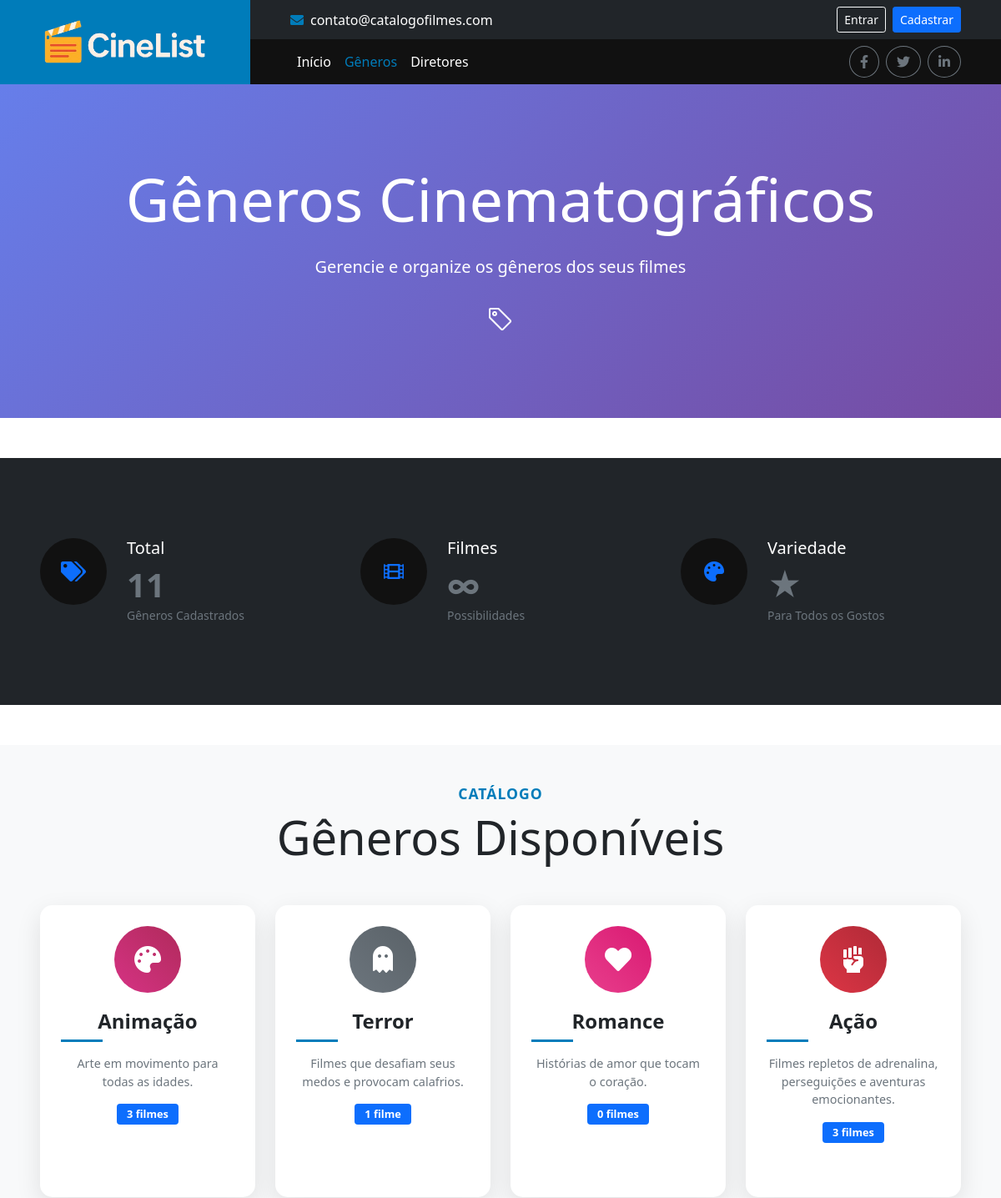
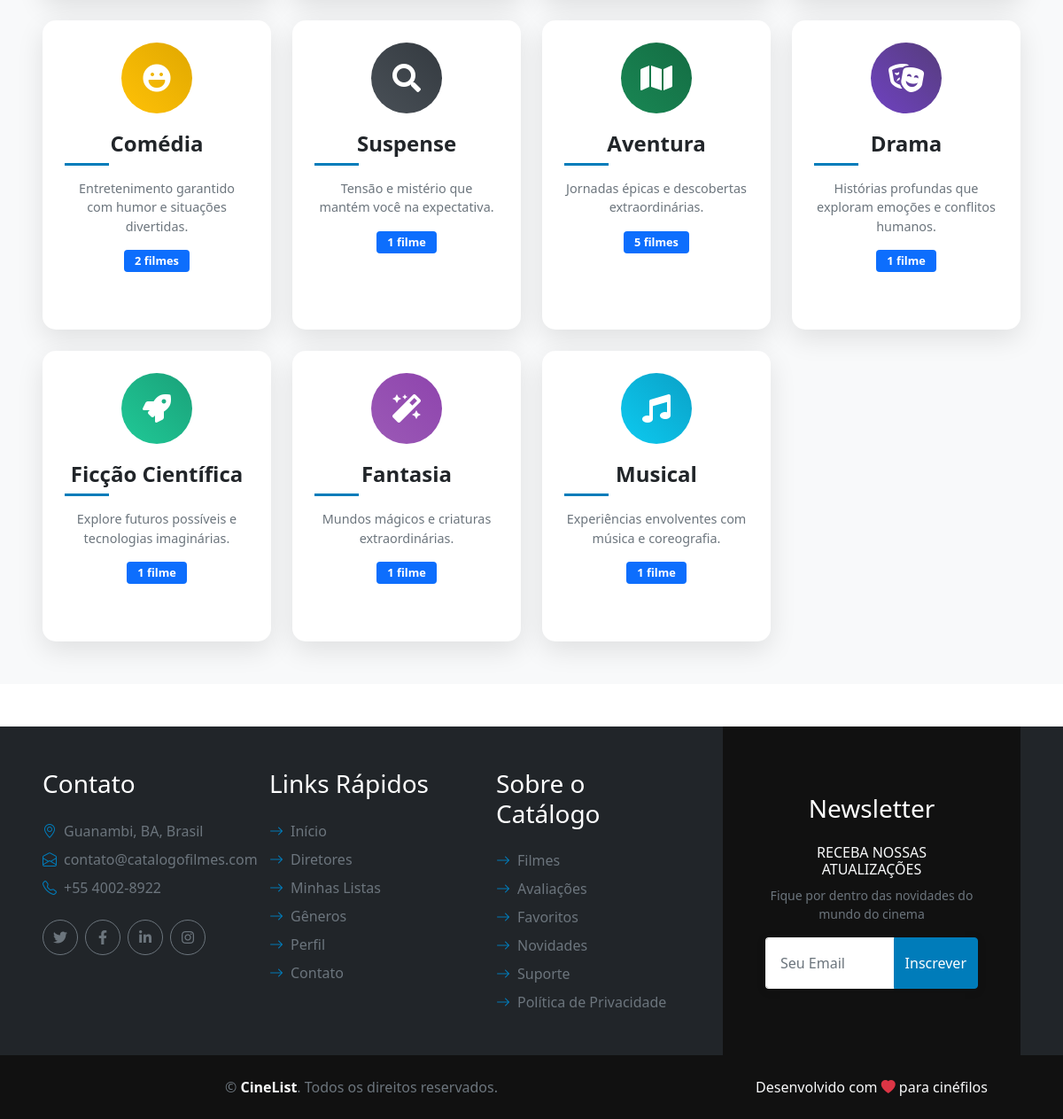
The page /generos/ on the database its author committed (2 pictures, top to bottom).
### genero/models.py (models this page shows, shortened)
class Genero(models.Model):
    nome = models.CharField(max_length=100)

### genero/views.py (the view)
# urls.py: path('', GeneroListView.as_view(), name='listar_generos'),
class GeneroListView(ListView):
    model = Genero
    template_name = 'genero/listar.html'
    context_object_name = 'generos'

### templates/genero/listar.html (shortened to what this page needs)
{% extends 'base.html' %}
{% block content %}
    <div class="container-fluid hero-section d-flex align-items-center" style="background: linear-gradient(135deg, #667eea 0%, #764ba2 100%);">
        <div class="container" >
            <div class="row g-5 py-5">
                <div class="col-12 text-center wow fadeIn" data-wow-delay="0.1s">
                    <h1 class="display-2 text-white mb-4">Gêneros Cinematográficos</h1>
                    <p class="lead text-white mb-4">Gerencie e organize os gêneros dos seus filmes</p>
                    <i class="bi bi-tag animate-up-down text-white" style="font-size: 2rem;"></i>
                </div>
            </div>
        </div>
    </div>
    <div class="container-fluid stats-section p-5 my-5">
        <div class="row gx-5 gy-4 py-5 justify-content-center">
            <div class="col-lg-4 col-md-6 wow fadeIn" data-wow-delay="0.1s">
                <div class="d-flex">
                    <div class="stats-icon">
                        <i class="fa fa-tags fs-4 text-primary"></i>
                    </div>
                    <div class="ps-4">
                        <h5 class="text-white">Total</h5>
                        <h1 class="stats-number">{{ generos|length }}</h1>
                        <small class="text-secondary">Gêneros Cadastrados</small>
                    </div>
                </div>
            </div>
            <div class="col-lg-4 col-md-6 wow fadeIn" data-wow-delay="0.2s">
                <div class="d-flex">
                    <div class="stats-icon">
                        <i class="fa fa-film fs-4 text-primary"></i>
                    </div>
                    <div class="ps-4">
                        <h5 class="text-white">Filmes</h5>
                        <h1 class="stats-number">∞</h1>
                        <small class="text-secondary">Possibilidades</small>
                    </div>
                </div>
            </div>
            <div class="col-lg-4 col-md-6 wow fadeIn" data-wow-delay="0.3s">
                <div class="d-flex">
                    <div class="stats-icon">
                        <i class="fa fa-palette fs-4 text-primary"></i>
                    </div>
                    <div class="ps-4">
                        <h5 class="text-white">Variedade</h5>
                        <h1 class="stats-number">★</h1>
                        <small class="text-secondary">Para Todos os Gostos</small>
                    </div>
                </div>
            </div>
        </div>
    </div>
    <div class="container-fluid p-5 bg-light">
        <div class="mb-5 text-center wow fadeIn" data-wow-delay="0.1s">
            <h5 class="section-title">Catálogo</h5>
            <h1 class="display-4 mb-0">Gêneros Disponíveis</h1>
        </div>
        {% if generos %}
            <div class="row g-4">
                {% for genero in generos %}
                    <div class="col-lg-3 col-md-4 col-sm-6 wow fadeIn" data-wow-delay="0.{{ forloop.counter }}s">
                        <div class="genre-card" data-genre="{{ genero.nome }}">
                            <div class="genre-icon">
                                {% if genero.nome == "Ação" %}
                                    <i class="fas fa-fist-raised"></i>
                                {% elif genero.nome == "Drama" %}
                                    <i class="fas fa-theater-masks"></i>
                                {% elif genero.nome == "Comédia" %}
                                    <i class="fas fa-laugh"></i>
                                {% elif genero.nome == "Terror" %}
                                    <i class="fas fa-ghost"></i>
                                {% elif genero.nome == "Ficção Científica" %}
                                    <i class="fas fa-rocket"></i>
                                {% elif genero.nome == "Romance" %}
                                    <i class="fas fa-heart"></i>
                                {% elif genero.nome == "Documentário" %}
                                    <i class="fas fa-video"></i>
                                {% elif genero.nome == "Aventura" %}
                                    <i class="fas fa-map"></i>
                                {% elif genero.nome == "Animação" %}
                                    <i class="fas fa-palette"></i>
                                {% elif genero.nome == "Suspense" %}
                                    <i class="fas fa-search"></i>
                                {% elif genero.nome == "Musical" %}
                                    <i class="fas fa-music"></i>
                                {% elif genero.nome == "Fantasia" %}
                                    <i class="fas fa-magic"></i>
                                {% elif genero.nome == "Guerra" %}
                                    <i class="fas fa-shield-alt"></i>
                                {% elif genero.nome == "Western" %}
                                    <i class="fas fa-hat-cowboy"></i>
                                {% elif genero.nome == "Policial" %}
                                    <i class="fas fa-user-secret"></i>
                                {% elif genero.nome == "Biografia" %}
                                    <i class="fas fa-user-circle"></i>
                                {% elif genero.nome == "História" %}
                                    <i class="fas fa-landmark"></i>
                                {% elif genero.nome == "Esporte" %}
                                    <i class="fas fa-running"></i>
                                {% else %}
                                    <i class="fas fa-film"></i>
                                {% endif %}
                            </div>
                            <div class="genre-content">
                                <h4 class="genre-title">{{ genero.nome }}</h4>
                                <p class="genre-description">
                                    {% if genero.nome == "Ação" %}
                                        Filmes repletos de adrenalina, perseguições e aventuras emocionantes.
                                    {% elif genero.nome == "Drama" %}
                                        Histórias profundas que exploram emoções e conflitos humanos.
                                    {% elif genero.nome == "Comédia" %}
                                        Entretenimento garantido com humor e situações divertidas.
                                    {% elif genero.nome == "Terror" %}
                                        Filmes que desafiam seus medos e provocam calafrios.
                                    {% elif genero.nome == "Ficção Científica" %}
                                        Explore futuros possíveis e tecnologias imaginárias.
                                    {% elif genero.nome == "Romance" %}
                                        Histórias de amor que tocam o coração.
                                    {% elif genero.nome == "Documentário" %}
                                        Realidade capturada em narrativas verdadeiras.
                                    {% elif genero.nome == "Aventura" %}
                                        Jornadas épicas e descobertas extraordinárias.
                                    {% elif genero.nome == "Animação" %}
                                        Arte em movimento para todas as idades.
                                    {% elif genero.nome == "Suspense" %}
                                        Tensão e mistério que mantém você na expectativa.
                                    {% elif genero.nome == "Musical" %}
                                        Experiências envolventes com música e coreografia.
                                    {% elif genero.nome == "Fantasia" %}
                                        Mundos mágicos e criaturas extraordinárias.
                                    {% elif genero.nome == "Guerra" %}
                                        Épicos de conflitos e histórias de coragem.
                                    {% elif genero.nome == "Western" %}
                                        Aventuras no velho oeste americano.
                                    {% elif genero.nome == "Policial" %}
                                        Investigações criminais e mistérios urbanos.
                                    {% elif genero.nome == "Biografia" %}
                                        Vidas reais contadas com arte e precisão.
                                    {% elif genero.nome == "História" %}
                                        Eventos históricos que moldaram o mundo.
                                    {% elif genero.nome == "Esporte" %}
                                        Competições e histórias de superação atlética.
                                    {% else %}
                                        Um gênero único com suas próprias características especiais.
                                    {% endif %}
                                </p>
                                <div class="genre-stats">
                                    <span class="badge bg-primary">{{ genero.filmes.count }} filme{{ genero.filmes.count|pluralize:"s" }}</span>
                                </div>
                            </div>
                        </div>
                    </div>
                {% endfor %}
            </div>
        {% endif %}
    </div>
{% endblock %}

### static/css/footer.css (style rules this page uses)
.hero-section { background: linear-gradient(rgba(0, 0, 0, 0.5), rgba(0, 0, 0, 0.5)), url('https://images.unsplash.com/photo-1489599651688-8e0b0e2be2b3?ixlib=rb-4.0.3&ixid=M3wxMjA3fDB8MHxwaG90by1wYWdlfHx8fGVufDB8fHx8fA%3D%3D&auto=format&fit=crop&w=2070&q=80'); background-size: cover; background-position: center; min-height: 400px; color: white; }
.section-title { color: #007cba; font-weight: 600; font-size: 1.1rem; text-transform: uppercase; letter-spacing: 1px; }
.stats-section { background-color: #212529; color: white; }
.stats-icon { width: 80px; height: 80px; background: #111111; border-radius: 50%; display: flex; align-items: center; justify-content: center; }
.stats-number { font-size: 2.5rem; font-weight: bold; color: #6c757d; margin: 0; }
.genre-title { color: #212529; font-size: 2rem; font-weight: 600; margin-bottom: 30px; position: relative; padding-bottom: 10px; }
.genre-title::after { content: ''; position: absolute; bottom: 0; left: 0; width: 50px; height: 3px; background: #007cba; }
.animate-up-down { animation: bounce 2s infinite; }
.wow { visibility: hidden; }
.genre-card { background: white; border-radius: 15px; box-shadow: 0 10px 30px rgba(0, 0, 0, 0.1); transition: transform 0.3s ease, box-shadow 0.3s ease; overflow: hidden; position: relative; padding: 25px; text-align: center; height: 100%; display: flex; flex-direction: column; }
.genre-icon { width: 80px; height: 80px; margin: 0 auto 20px; background: linear-gradient(45deg, #007cba, #005a8a); border-radius: 50%; display: flex; align-items: center; justify-content: center; font-size: 2rem; color: white; transition: transform 0.3s ease; }
.genre-content { flex-grow: 1; margin-bottom: 20px; }
.genre-title { color: #212529; font-size: 1.5rem; font-weight: 600; margin-bottom: 15px; }
.genre-description { color: #6c757d; font-size: 0.9rem; line-height: 1.5; margin-bottom: 15px; }
.genre-stats { margin-bottom: 20px; }
.genre-stats .badge { font-size: 0.8rem; padding: 6px 12px; }
.genre-card[data-genre="Ação"] .genre-icon { background: linear-gradient(45deg, #dc3545, #b02a37); }
.genre-card[data-genre="Drama"] .genre-icon { background: linear-gradient(45deg, #6f42c1, #563d7c); }
.genre-card[data-genre="Comédia"] .genre-icon { background: linear-gradient(45deg, #ffc107, #e0a800); }
.genre-card[data-genre="Terror"] .genre-icon { background: linear-gradient(45deg, #6c757d, #5a6268); }
.genre-card[data-genre="Romance"] .genre-icon { background: linear-gradient(45deg, #e83e8c, #d91a72); }
.genre-card[data-genre="Ficção Científica"] .genre-icon { background: linear-gradient(45deg, #20c997, #1aa179); }
.genre-card[data-genre="Aventura"] .genre-icon { background: linear-gradient(45deg, #198754, #146c43); }
.genre-card[data-genre="Animação"] .genre-icon { background: linear-gradient(45deg, #d63384, #b02a5b); }
.genre-card[data-genre="Suspense"] .genre-icon { background: linear-gradient(45deg, #495057, #343a40); }
.genre-card[data-genre="Musical"] .genre-icon { background: linear-gradient(45deg, #0dcaf0, #0aa1c7); }
.genre-card[data-genre="Fantasia"] .genre-icon { background: linear-gradient(45deg, #9b59b6, #8e44ad); }
.fadeIn { animation-name: fadeIn; }

### rows shown on the page
Genero: nome "Animação", shows "Arte em movimento para todas as idades.", filmes.count "3"
Genero: nome "Terror", shows "Filmes que desafiam seus medos e provocam calafrios.", filmes.count "1"
Genero: nome "Romance", shows "Histórias de amor que tocam o coração.", filmes.count "0"
Genero: nome "Ação", shows "Filmes repletos de adrenalina, perseguições e aventuras emocionantes.", filmes.count "3"
Genero: nome "Comédia", shows "Entretenimento garantido com humor e situações divertidas.", filmes.count "2"
Genero: nome "Suspense", shows "Tensão e mistério que mantém você na expectativa.", filmes.count "1"
Genero: nome "Aventura", shows "Jornadas épicas e descobertas extraordinárias.", filmes.count "5"
Genero: nome "Drama", shows "Histórias profundas que exploram emoções e conflitos humanos.", filmes.count "1"
Genero: nome "Ficção Científica", shows "Explore futuros possíveis e tecnologias imaginárias.", filmes.count "1"
Genero: nome "Fantasia", shows "Mundos mágicos e criaturas extraordinárias.", filmes.count "1"
Genero: nome "Musical", shows "Experiências envolventes com música e coreografia.", filmes.count "1"

### other values the page prints
{{ generos|length }} "11"
